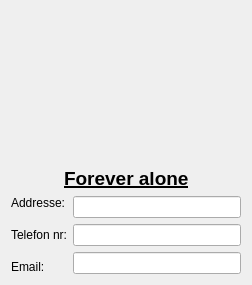
             <widget class="QWidget" name="page_23">
              <layout class="QGridLayout" name="gridLayout_37">
               <item row="0" column="0">
                <layout class="QVBoxLayout" name="verticalLayout_45">
                 <item>
                  <layout class="QHBoxLayout" name="horizontalLayout_74">
                   <item>
                    <layout class="QHBoxLayout" name="horizontalLayout_75">
                     <item>
                      <spacer name="horizontalSpacer_91">
                       <property name="orientation">
                        <enum>Qt::Horizontal</enum>
                       </property>
                       <property name="sizeHint" stdset="0">
                        <size>
                         <width>40</width>
                         <height>20</height>
                        </size>
                       </property>
                      </spacer>
                     </item>
                    </layout>
                   </item>
                   <item>
                    <widget class="QLabel" name="label_108">
                     <property name="minimumSize">
                      <size>
                       <width>150</width>
                       <height>150</height>
                      </size>
                     </property>
                     <property name="maximumSize">
                      <size>
                       <width>150</width>
                       <height>150</height>
                      </size>
                     </property>
                     <property name="text">
                      <string/>
                     </property>
                     <property name="pixmap">
                      <pixmap>../../../Pictures/FA.PNG</pixmap>
                     </property>
                     <property name="scaledContents">
                      <bool>true</bool>
                     </property>
                    </widget>
                   </item>
                   <item>
                    <spacer name="horizontalSpacer_92">
                     <property name="orientation">
                      <enum>Qt::Horizontal</enum>
                     </property>
                     <property name="sizeHint" stdset="0">
                      <size>
                       <width>40</width>
                       <height>20</height>
                      </size>
                     </property>
                    </spacer>
                   </item>
                  </layout>
                 </item>
                 <item>
                  <layout class="QHBoxLayout" name="horizontalLayout_76">
                   <item>
                    <spacer name="horizontalSpacer_93">
                     <property name="orientation">
                      <enum>Qt::Horizontal</enum>
                     </property>
                     <property name="sizeHint" stdset="0">
                      <size>
                       <width>40</width>
                       <height>20</height>
                      </size>
                     </property>
                    </spacer>
                   </item>
                   <item>
                    <widget class="QLabel" name="label_109">
                     <property name="font">
                      <font>
                       <pointsize>14</pointsize>
                       <weight>75</weight>
                       <bold>true</bold>
                       <underline>true</underline>
                      </font>
                     </property>
                     <property name="text">
                      <string>Forever alone</string>
                     </property>
                    </widget>
                   </item>
                   <item>
                    <spacer name="horizontalSpacer_94">
                     <property name="orientation">
                      <enum>Qt::Horizontal</enum>
                     </property>
                     <property name="sizeHint" stdset="0">
                      <size>
                       <width>40</width>
                       <height>20</height>
                      </size>
                     </property>
                    </spacer>
                   </item>
                  </layout>
                 </item>
                </layout>
               </item>
               <item row="1" column="0">
                <layout class="QGridLayout" name="gridLayout_38">
                 <item row="0" column="0" rowspan="3">
                  <layout class="QVBoxLayout" name="verticalLayout_46">
                   <item>
                    <widget class="QLabel" name="label_110">
                     <property name="text">
                      <string>Addresse:</string>
                     </property>
                    </widget>
                   </item>
                   <item>
                    <spacer name="verticalSpacer_43">
                     <property name="orientation">
                      <enum>Qt::Vertical</enum>
                     </property>
                     <property name="sizeHint" stdset="0">
                      <size>
                       <width>20</width>
                       <height>28</height>
                      </size>
                     </property>
                    </spacer>
                   </item>
                   <item>
                    <widget class="QLabel" name="label_111">
                     <property name="text">
                      <string>Telefon nr:</string>
                     </property>
                    </widget>
                   </item>
                   <item>
                    <spacer name="verticalSpacer_44">
                     <property name="orientation">
                      <enum>Qt::Vertical</enum>
                     </property>
                     <property name="sizeHint" stdset="0">
                      <size>
                       <width>20</width>
                       <height>28</height>
                      </size>
                     </property>
                    </spacer>
                   </item>
                   <item>
                    <widget class="QLabel" name="label_112">
                     <property name="text">
                      <string>Email:</string>
                     </property>
                    </widget>
                   </item>
                  </layout>
                 </item>
                 <item row="0" column="1">
                  <widget class="QLineEdit" name="lineEdit_61"/>
                 </item>
                 <item row="1" column="1">
                  <widget class="QLineEdit" name="lineEdit_62"/>
                 </item>
                 <item row="2" column="1">
                  <widget class="QLineEdit" name="lineEdit_63"/>
                 </item>
                </layout>
               </item>
              </layout>
             </widget>
